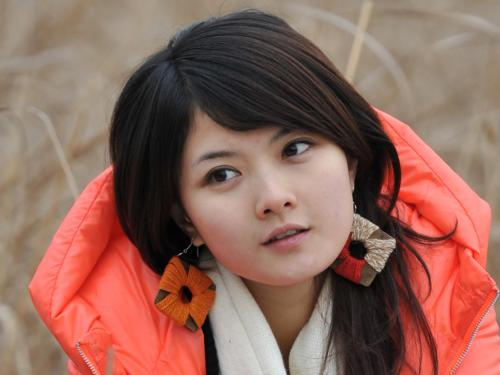
#> input picture shou.jpg, 500 x 375 px, found by its file name
$ python img.py
#> lines starting #> are read from the running program, lines starting #| are printed output that depends on the picture; after the words box and inside, x2 and y2 are one past the last pixel; in counts of white or black regions, pixels touching at a corner belong together
import os
import sys
import cv2
import numpy as np
import matplotlib.pyplot as plt
if __name__ == "__main__":
    #image = cv2.imread("monalisa.jpg")
    image = cv2.imread(r'd:\shou.jpg')
#> image is the input picture: shape (375, 500, 3); mean B, G, R 90.5, 102, 144.7
    # [4 lines of commented-out code are left out]
    '''
    points_list1 = [(186, 140), (295, 135), (208, 181), (261, 181), (184, 203), (304, 202),
                   (213, 225), (243, 225), (211, 244), (253, 244), (195, 254), (232, 281), (285, 252)]
    points_list2 = [(186, 140), (295, 135), (208, 181), (261, 181), (190, 203), (300, 202),
                   (213, 225), (243, 225), (213, 244), (251, 244), (202, 252), (232, 281), (276, 250)]
    '''
    #points_list1 = [(207, 248), (240, 276), (286, 285), (325, 270), (349, 238), (353, 197),(345, 157)]
    points_list1 = [(186, 214), (196, 232), (207, 248),(222, 264), (240, 276), (262, 283), (286, 285),
                   (307, 280), (325, 270), (338, 255), (349, 238), (354, 218), (353, 197), (349, 177),
                   (345, 157)]
    points_list2 = [(186, 214), (198, 232), (212, 245), (228, 260), (244, 268), (264, 275), (285, 274),
                    (301, 269), (320, 258), (332, 246), (340, 233), (346, 215), (349, 200), (349, 177),
                    (345, 157)]
    point_size = 2
    point_size1 = 2
    point_color = (0, 0, 255)
    thickness = 2
    for point in points_list1:
        cv2.circle(image, point, point_size, point_color, thickness)
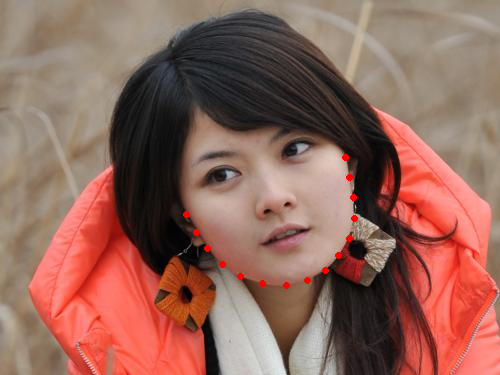
#> image: shape (375, 500, 3); 0.3% of pixels changed, all inside (x1, y1, x2, y2) = (183, 154, 358, 289)
    point_color1 = (0, 255, 0)
    for point in points_list2:
        cv2.circle(image, point, point_size1, point_color1, thickness)
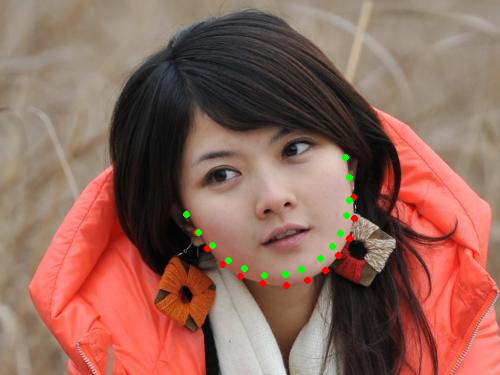
#> image: shape (375, 500, 3); 0.3% of pixels changed, all inside (x1, y1, x2, y2) = (183, 154, 353, 279)
    cv2.namedWindow("image")
    cv2.imshow('image', image)
    cv2.waitKey(0)
    cv2.destroyAllWindows()
